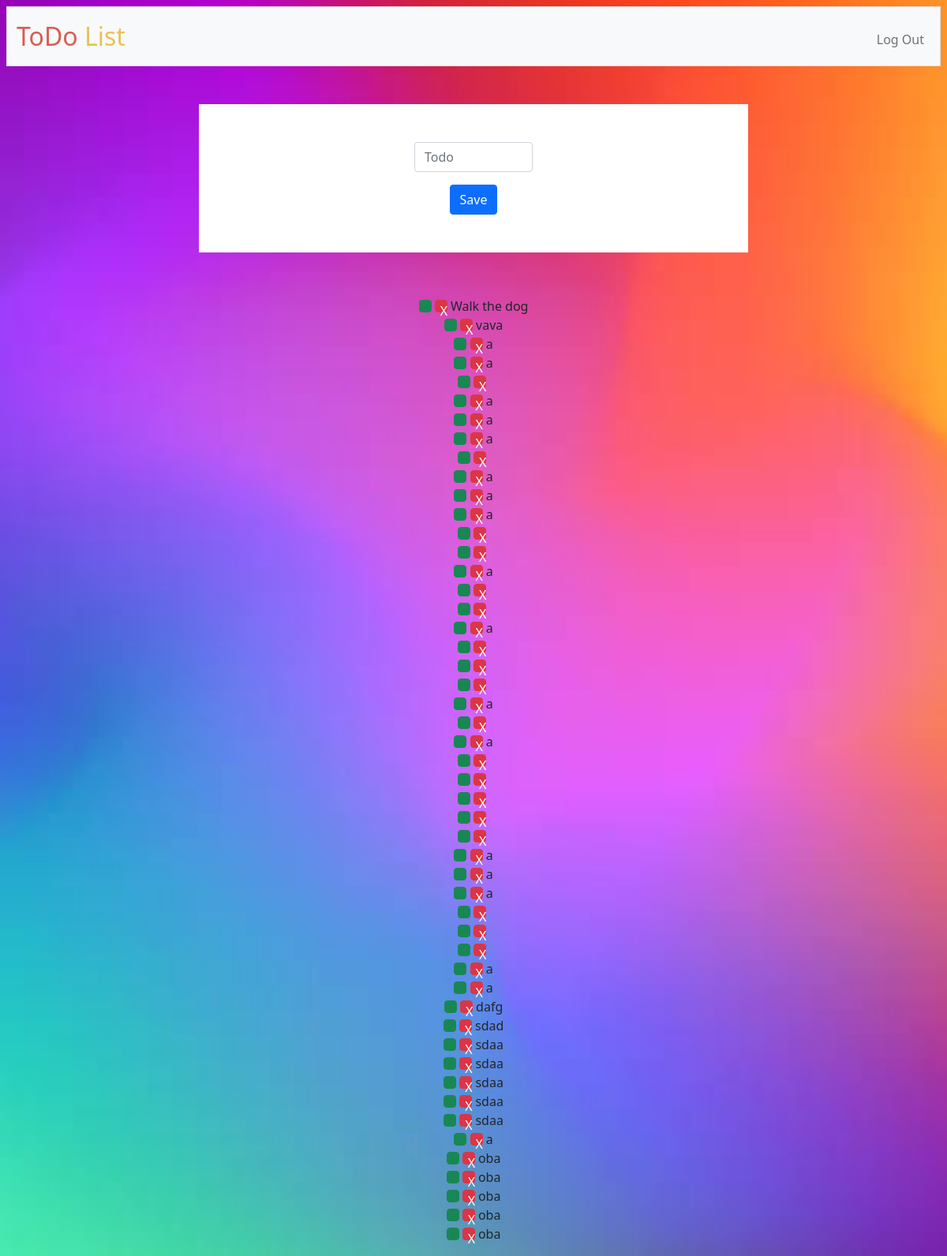
The page / (signed in) on the database its author committed.
### tables this page shows
CREATE TABLE list (
user_id INTEGER NOT NULL,
done BOOL NOT NULL,
todo TINYTEXT NOT NULL,
date DATETIME NOT NULL DEFAULT CURRENT_TIMESTAMP,
FOREIGN KEY (user_id) REFERENCES users(user_id) );

### app.py (the view)
@app.route("/", methods=["GET", "POST"])
@login_required
def index():
    if request.method == "POST":
        db.execute("INSERT INTO list (user_id, done, todo) VALUES(?, ?, ?)", session["user_id"], 0, request.form.get("todo"))
        list = db.execute("SELECT * FROM list WHERE user_id = ?", session["user_id"])
        return render_template("index.html", list=list, vari="0")
    else:
        list = db.execute("SELECT * FROM list WHERE user_id = ?", session["user_id"])
        return render_template("index.html", list=list, vari="0")

### app.py (called while the page is built)
@app.after_request
def after_request(response):
    response.headers["Cache-Control"] = "no-cache, no-store, must-revalidate"
    response.headers["Expires"] = 0
    response.headers["Pragma"] = "no-cache"
    return response

### helpers.py (called while the page is built)
def login_required(f):
    @wraps(f)
    def decorated_function(*args, **kwargs):
        if session.get("user_id") is None:
            return redirect("/login")
        return f(*args, **kwargs)
    return decorated_function

### templates/index.html (shortened to what this page needs)
{% extends "layout.html" %}
{% block main %}
    <form action="/" method="post" class="back">
        <div class="mb-3">
            <input autocomplete="off" autofocus class="form-control mx-auto" id="todo" name="todo" placeholder="Todo" type="text">
        </div>
        <button class="btn btn-primary" type="submit">Save</button>
    </form>
{% endblock %}

### templates/layout.html (shortened to what this page needs)
<!DOCTYPE html>
<html lang="en">
    <head>
        <link href="https://cdn.jsdelivr.net/npm/bootstrap@5.1.3/dist/css/bootstrap.min.css" rel="stylesheet">
        <link href="/static/styles.css" rel="stylesheet">
    </head>
    <body>
        <nav class="bg-light border navbar navbar-expand-md navbar-light">
            <div class="container-fluid">
                <a class="navbar-brand" href="/"><span class="color">ToDo <span class="color2">List</span></a>
                <div class="collapse navbar-collapse" id="navbar">
                    {% if session["user_id"] %}
                        <ul class="navbar-nav ms-auto mt-2">
                            <li class="nav-item"><a class="nav-link" href="/logout">Log Out</a></li>
                        </ul>
                    {% else %}
                        <ul class="navbar-nav ms-auto mt-2">
                            <li class="nav-item"><a class="nav-link" href="/register">Register</a></li>
                            <li class="nav-item"><a class="nav-link" href="/login">Log In</a></li>
                        </ul>
                    {% endif %}
                </div>
            </div>
        </nav>
        <main class="containers py-5 text-center">
            {% block main %}{% endblock %}
        </main>
        <div class="d-flex p-2 bd-highlight container text-center">
            {% for li in list %}
                <form action="/" method="post">
                    <button type="submit" class="btn-success form-check-input"></button>
                    <button type="submit" class="form-check-input btn-danger">X</button>
                    <label class="form-check-label" for="defaultCheck1">
                    {{ li.todo }}
                    </label>
                </form>
            {% endfor %}
        </div>
    </body>
</html>

### static/styles.css (style rules this page uses)
body { background:url(test2.jpg); background-position:center; background-repeat:no-repeat; background-size:cover; background-attachment: fixed; margin: 8px; }
form.back { background-color: white; padding-top: inherit; padding-bottom: inherit; }
.form-control { width: 150px; }
.btn-success { border-radius: 0.25em; }
.btn-danger { border-radius: 0.25em; }
.containers { width: 100%; max-width: 720px; padding-right: var(--bs-gutter-x,.75rem); padding-left: var(--bs-gutter-x,.75rem); margin-right: auto; margin-left: auto; }
nav .navbar-brand { font-size: xx-large; }
nav .navbar-brand .color { color:#D95C52; }
nav .navbar-brand .color2 { color:#EBC153; }
.d-flex { flex-direction: column; }

### rows shown on the page
list: todo "Walk the dog"
list: todo "vava"
list: todo "a"
list: todo "a"
list: todo "a"
list: todo "a"
list: todo "a"
list: todo "a"
list: todo "a"
list: todo "a"
list: todo "a"
list: todo "a"
list: todo "a"
list: todo "a"
list: todo "a"
list: todo "a"
list: todo "a"
list: todo "a"
list: todo "a"
list: todo "dafg"
list: todo "sdad"
list: todo "sdaa"
list: todo "sdaa"
list: todo "sdaa"
list: todo "sdaa"
list: todo "sdaa"
list: todo "a"
list: todo "oba"
list: todo "oba"
list: todo "oba"
list: todo "oba"
list: todo "oba"
